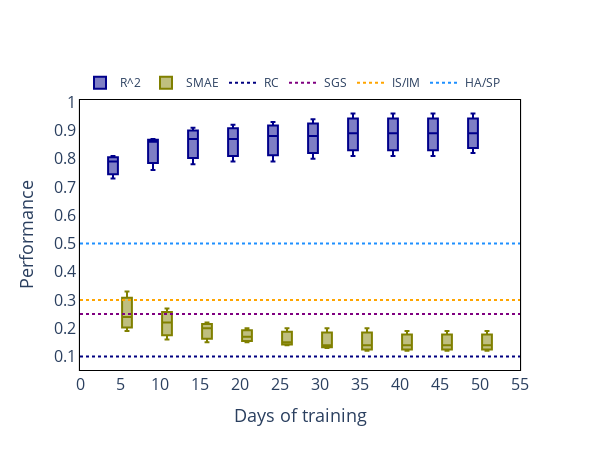

Notebook code for this chart:
### Code cell
import chart_studio
fig = go.Figure() 
a = np.array([1, 2, 3, 4, 5])
b = np.array([1, 3, 2, 3, 1])
# Defining x axis
x = x
fig.add_trace(go.Box(
  
    # defining y axis in corresponding
    # to x-axis
    y=RF_P,
    x=x,
    name='R^2',
    marker_color='darkblue',
    showlegend=True
   
))
#fig.add_trace(go.Box(
   # y=ANN_P,
   #x=x,
    #name='XGBoost(R^2)',
    #marker_color='hotpink',
    #showlegend=True

#))

fig.add_trace(go.Box(
  
    #defining y axis in corresponding
   # to x-axis
    y=RF_R,
    x=x,
    name='SMAE',
    marker_color='olive',
    showlegend=True
   
))
#fig.add_trace(go.Box(
   #y=ANN_R,
    #x=x,
    #name='XGBoost(NMAE)',
    #marker_color='orangered',
    #showlegend=True

#))
fig.add_trace(go.Scatter(x=X,
                y=Reg, 
                name="RC",
                mode = 'lines',
                #marker_color='dodgerblue',
                line = dict(shape = 'linear',width = 2, color = 'navy', dash = 'dot'),
                connectgaps = True,
                showlegend=True
                        ))
fig.add_trace(go.Scatter(x=X,
                y=Spatial, 
                name="SGS",
                mode = 'lines',
                #marker_color='dodgerblue',
                line = dict(shape = 'linear',width = 2, color = 'purple', dash = 'dot'),
                connectgaps = True,
                showlegend=True
                    
                        ))
fig.add_trace(go.Scatter(x=X,
                y=Intervention, 
                name="IS/IM",
                mode = 'lines',
                #marker_color='dodgerblue',
                line = dict(shape = 'linear',width = 2, color = 'orange', dash = 'dot'),
                connectgaps = True,
                showlegend=True
                
                        ))
fig.add_trace(go.Scatter(x=X,
                y=Hs_and_sp, 
                name="HA/SP",
                    
                mode = 'lines',
                #marker_color='dodgerblue',
                line = dict(shape = 'linear',width = 2, color = 'dodgerblue', dash = 'dot'),
                connectgaps = True,
                showlegend=True
               
                        ))

  
fig.update_layout(autosize=True,
                 #title={'text': "<b>CO Monthly Calibration Scheme </b>",
        #'y':0.84,
        #'x':0.4,
        #'xanchor': 'center',
        #'yanchor': 'top'}, 
    width=600,
    height=450,
                  
  legend=dict( yanchor="bottom",
    y=1.01,
    x=0,
    orientation="h"
),
    # group together boxes of the different
    # traces for each value of x
    boxmode='group',
                  plot_bgcolor='rgba(0,0,0,0)'
)

fig.update_xaxes(title_text="Days of training",tickfont = dict(size=16),
                 titlefont = dict(size=18),linewidth=1.1, linecolor='black',tick0 = 5,
        dtick = 5,
                 mirror=True)
fig.update_yaxes(title_text="Performance",tickfont = dict(size=16),
                 titlefont = dict(size=18),linewidth=1.1, linecolor='black',tick0 = 0.1,
        dtick = 0.1,
                 mirror=True)
fig.show()
chart_studio.plotly.sign_in('vinylango', 'gybbJVWfRSUoTcRRSa6J')
chart_studio.plotly.image.save_as(fig, filename='models_boxplot.png')
Image('models_boxplot.png')

### Figure 1 — Plotly figure (JSON) as saved in the notebook; plotly's stock layout.template omitted (floating-point values rounded to 4 significant figures)
{"data": [{"marker": {"color": "darkblue"}, "name": "R^2", "showlegend": true, "type": "box", "x": ["5", "5", "5", "10", "10", "10", "15", "15", "15", "20", "20", "20", "25", "25", "25", "30", "30", "30", "35", "35", "35", "40", "40", "40", "45", "45", "45", "50", "50", "50"], "y": [0.79, 0.73, 0.81, 0.86, 0.76, 0.87, 0.87, 0.78, 0.91, 0.87, 0.79, 0.92, 0.88, 0.79, 0.93, 0.88, 0.8, 0.94, 0.89, 0.81, 0.96, 0.89, 0.81, 0.96, 0.89, 0.81, 0.96, 0.89, 0.82, 0.96]}, {"marker": {"color": "olive"}, "name": "SMAE", "showlegend": true, "type": "box", "x": ["5", "5", "5", "10", "10", "10", "15", "15", "15", "20", "20", "20", "25", "25", "25", "30", "30", "30", "35", "35", "35", "40", "40", "40", "45", "45", "45", "50", "50", "50"], "y": [0.19, 0.24, 0.33, 0.16, 0.22, 0.27, 0.15, 0.22, 0.2, 0.15, 0.2, 0.17, 0.14, 0.2, 0.15, 0.14, 0.2, 0.13, 0.14, 0.2, 0.12, 0.14, 0.19, 0.12, 0.14, 0.19, 0.12, 0.14, 0.19, 0.12]}, {"connectgaps": true, "line": {"color": "navy", "dash": "dot", "shape": "linear", "width": 2}, "mode": "lines", "name": "RC", "showlegend": true, "type": "scatter", "x": ["0", "0", "0", "5", "5", "5", "10", "10", "10", "15", "15", "15", "20", "20", "20", "25", "25", "25", "30", "30", "30", "35", "35", "35", "40", "40", "40", "45", "45", "45", "50", "50", "50", "55", "55", "55"], "y": [0.1, 0.1, 0.1, 0.1, 0.1, 0.1, 0.1, 0.1, 0.1, 0.1, 0.1, 0.1, 0.1, 0.1, 0.1, 0.1, 0.1, 0.1, 0.1, 0.1, 0.1, 0.1, 0.1, 0.1, 0.1, 0.1, 0.1, 0.1, 0.1, 0.1, 0.1, 0.1, 0.1, 0.1, 0.1, 0.1]}, {"connectgaps": true, "line": {"color": "purple", "dash": "dot", "shape": "linear", "width": 2}, "mode": "lines", "name": "SGS", "showlegend": true, "type": "scatter", "x": ["0", "0", "0", "5", "5", "5", "10", "10", "10", "15", "15", "15", "20", "20", "20", "25", "25", "25", "30", "30", "30", "35", "35", "35", "40", "40", "40", "45", "45", "45", "50", "50", "50", "55", "55", "55"], "y": [0.25, 0.25, 0.25, 0.25, 0.25, 0.25, 0.25, 0.25, 0.25, 0.25, 0.25, 0.25, 0.25, 0.25, 0.25, 0.25, 0.25, 0.25, 0.25, 0.25, 0.25, 0.25, 0.25, 0.25, 0.25, 0.25, 0.25, 0.25, 0.25, 0.25, 0.25, 0.25, 0.25, 0.25, 0.25, 0.25]}, {"connectgaps": true, "line": {"color": "orange", "dash": "dot", "shape": "linear", "width": 2}, "mode": "lines", "name": "IS/IM", "showlegend": true, "type": "scatter", "x": ["0", "0", "0", "5", "5", "5", "10", "10", "10", "15", "15", "15", "20", "20", "20", "25", "25", "25", "30", "30", "30", "35", "35", "35", "40", "40", "40", "45", "45", "45", "50", "50", "50", "55", "55", "55"], "y": [0.3, 0.3, 0.3, 0.3, 0.3, 0.3, 0.3, 0.3, 0.3, 0.3, 0.3, 0.3, 0.3, 0.3, 0.3, 0.3, 0.3, 0.3, 0.3, 0.3, 0.3, 0.3, 0.3, 0.3, 0.3, 0.3, 0.3, 0.3, 0.3, 0.3, 0.3, 0.3, 0.3, 0.3, 0.3, 0.3]}, {"connectgaps": true, "line": {"color": "dodgerblue", "dash": "dot", "shape": "linear", "width": 2}, "mode": "lines", "name": "HA/SP", "showlegend": true, "type": "scatter", "x": ["0", "0", "0", "5", "5", "5", "10", "10", "10", "15", "15", "15", "20", "20", "20", "25", "25", "25", "30", "30", "30", "35", "35", "35", "40", "40", "40", "45", "45", "45", "50", "50", "50", "55", "55", "55"], "y": [0.5, 0.5, 0.5, 0.5, 0.5, 0.5, 0.5, 0.5, 0.5, 0.5, 0.5, 0.5, 0.5, 0.5, 0.5, 0.5, 0.5, 0.5, 0.5, 0.5, 0.5, 0.5, 0.5, 0.5, 0.5, 0.5, 0.5, 0.5, 0.5, 0.5, 0.5, 0.5, 0.5, 0.5, 0.5, 0.5]}], "layout": {"autosize": true, "boxmode": "group", "height": 450, "legend": {"orientation": "h", "x": 0, "y": 1.01, "yanchor": "bottom"}, "plot_bgcolor": "rgba(0,0,0,0)", "width": 600, "xaxis": {"dtick": 5, "linecolor": "black", "linewidth": 1.1, "mirror": true, "tick0": 5, "tickfont": {"size": 16}, "title": {"font": {"size": 18}, "text": "Days of training"}}, "yaxis": {"dtick": 0.1, "linecolor": "black", "linewidth": 1.1, "mirror": true, "tick0": 0.1, "tickfont": {"size": 16}, "title": {"font": {"size": 18}, "text": "Performance"}}}}
